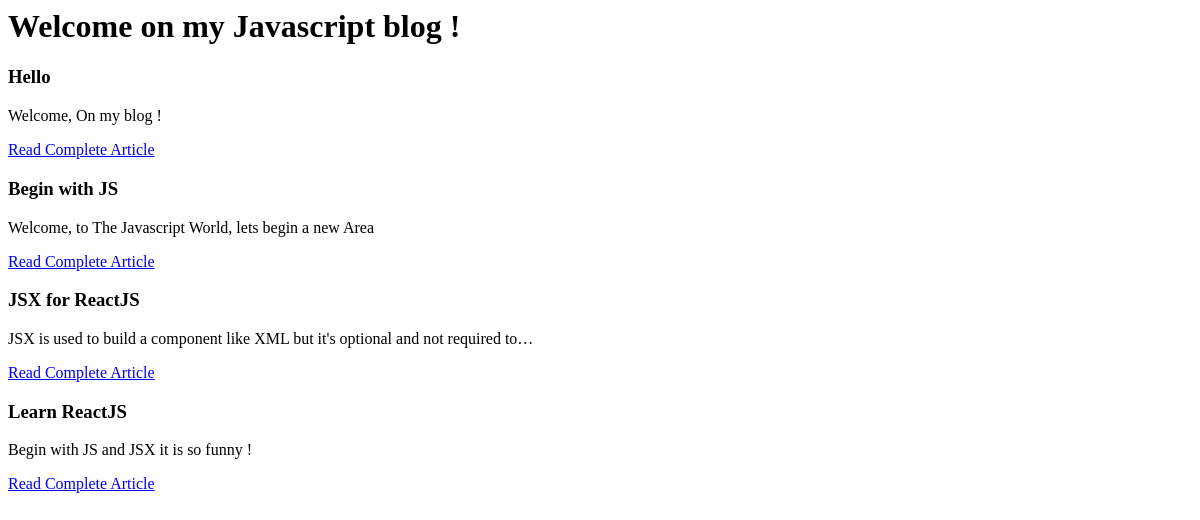
Page /blog/ on the earlier database version.
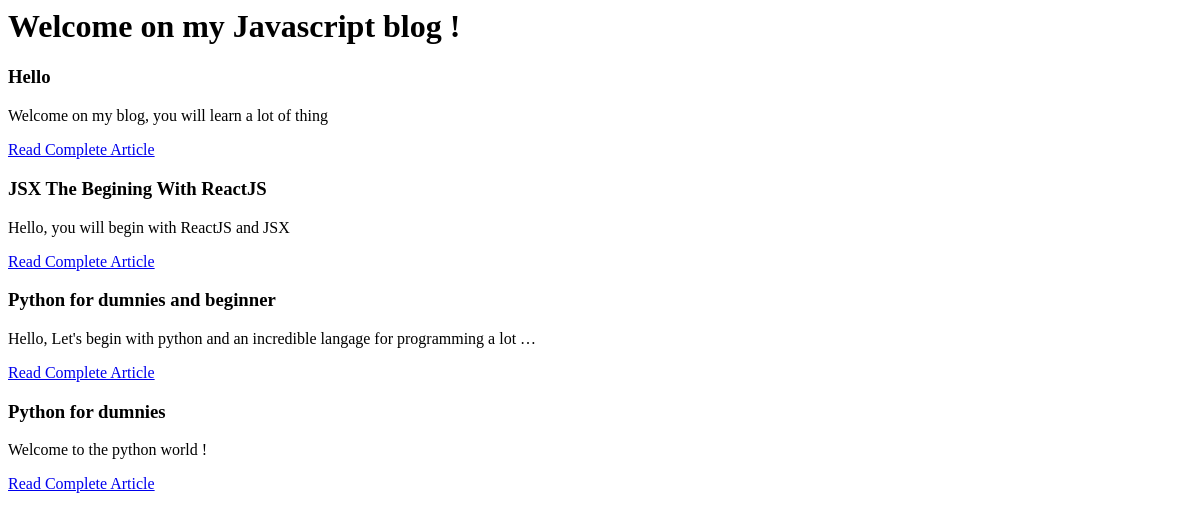
Same page on the later database version.
### blog/models.py (models this page shows, shortened)
class Article(models.Model):
    title = models.CharField(max_length=100)
    author = models.CharField(max_length=42)
    slug = models.SlugField(max_length=100)
    content = models.TextField()
    date = models.DateTimeField(auto_now_add=True, auto_now=False, verbose_name='Release Date')
    category = models.ForeignKey(Category)

### blog/views.py (the view)
def home(request):
    articles = Article.objects.all()
    return render(request, 'blog/home.html', {'last_articles': articles})

### blog/templates/blog/home.html
<h1>Welcome on my Javascript blog !</h1>
{% for article in last_articles %}
    <div class="article">
        <h3>{{ article.title }}</h3>
        <p>{{ article.content|truncatechars_html:80 }}</p>
        <p><a href="{% url 'read' article.id %}">Read Complete Article</a></p>
    </div>
    {% empty %}
    <p>No Articles.</p>
{% endfor %}

Differences in the rows shown:
removed Article: title "JSX for ReactJS", content "JSX is used to build a component like XML but it's optional and not required to…"
removed Article: title "Learn ReactJS", content "Begin with JS and JSX it is so funny !"
changed Article "Hello": content "Welcome, On my blog !" → "Welcome on my blog, you will learn a lot of thing"
changed Article: title "Begin with JS" → "JSX The Begining With ReactJS"; content "Welcome, to The Javascript World, lets begin a new Area" → "Hello, you will begin with ReactJS and JSX"
added Article: title "Python for dumnies and beginner", content "Hello, Let's begin with python and an incredible langage for programming a lot …"
added Article: title "Python for dumnies", content "Welcome to the python world !"
